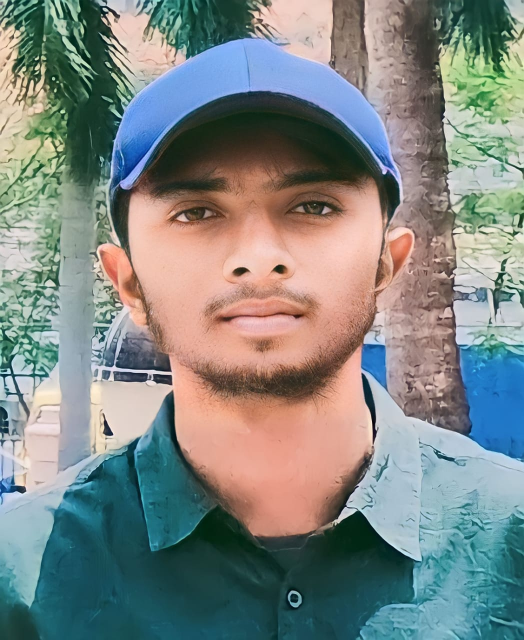
#> input picture resources/profile.png, 1048 x 1280 px, found by its file name (shown at 1/2 size)
$ python basics_function.py
#> lines starting #> are read from the running program, lines starting #| are printed output that depends on the picture
import cv2

### 1. convert color img to gray scale

# [9 lines of commented-out code are left out]


### 2. convert color img to blur scale

# [14 lines of commented-out code are left out]


### 3. convert color img to canny image

img = cv2.imread("resources\profile.png")
#> img is the input picture: shape (1280, 1048, 3); mean B, G, R 131.7, 134.9, 127.4
img_gray = cv2.cvtColor(img, cv2.COLOR_BGR2GRAY)
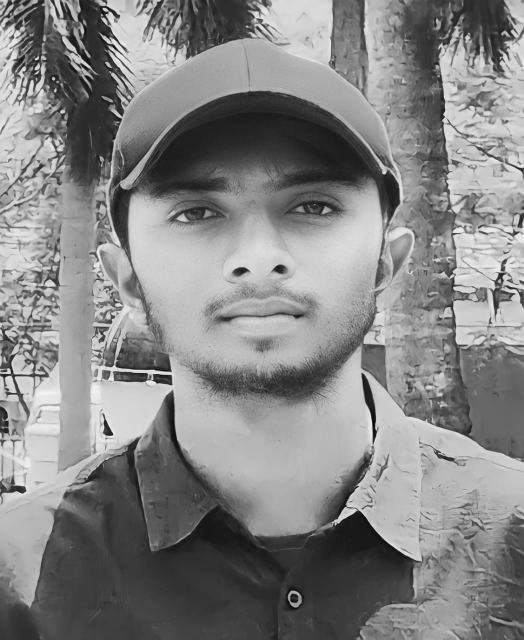
#> img_gray: shape (1280, 1048) (shown at 1/2 size); min 1, max 254, mean 132.3
img_blur = cv2.GaussianBlur(img, (7,7), 0)
img_canny = cv2.Canny(img_blur, 100, 100)
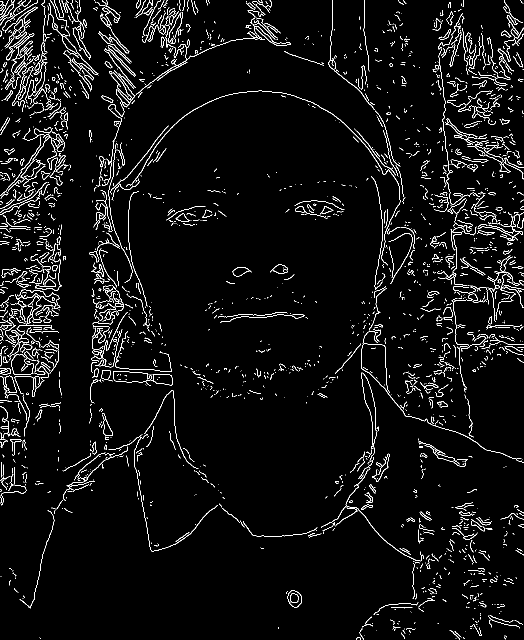
#> img_canny: shape (1280, 1048) (shown at 1/2 size); 4.2% white in thin lines or dots

print(img.shape)
#| (1280, 1048, 3)
print(img_gray.shape)
#| (1280, 1048)
print(img_blur.shape)
#| (1280, 1048, 3)
print(img_canny.shape)
#| (1280, 1048)

cv2.imshow("Originl img : ", img)
cv2.imshow("gray img : ", img_gray)
cv2.imshow("blur img : ", img_blur)
cv2.imshow("Canny img : ", img_canny)

cv2.waitKey(0)
